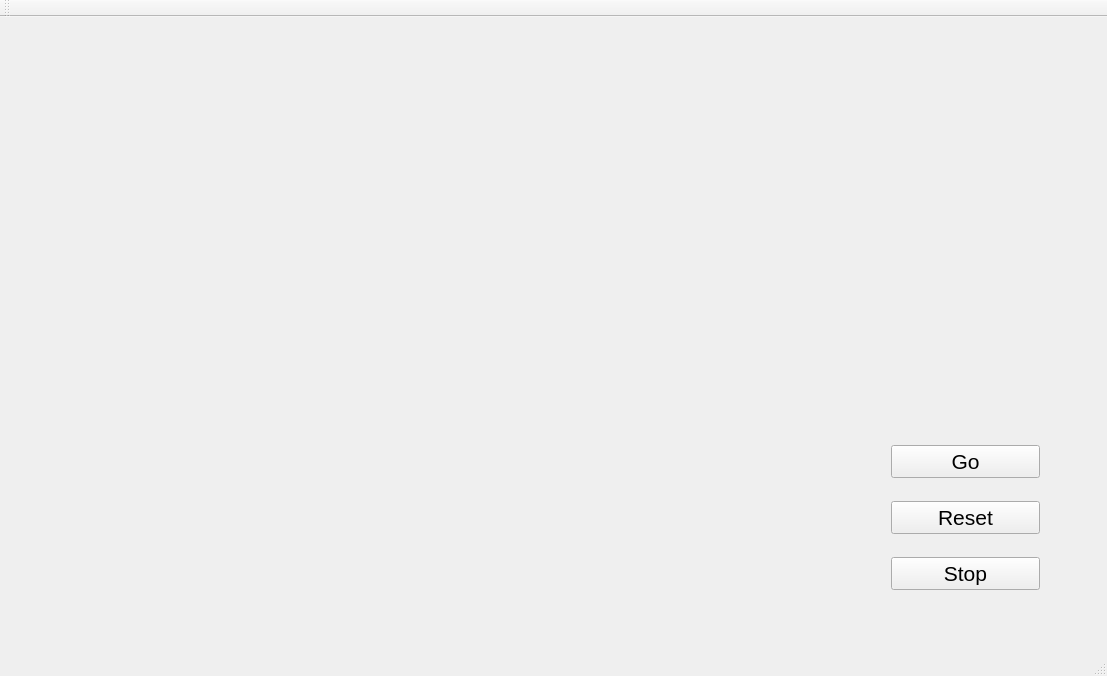
<?xml version="1.0" encoding="UTF-8"?>
<ui version="4.0">
 <class>MainWindow</class>
 <widget class="QMainWindow" name="MainWindow">
  <property name="geometry">
   <rect>
    <x>0</x>
    <y>0</y>
    <width>1107</width>
    <height>676</height>
   </rect>
  </property>
  <property name="windowTitle">
   <string>Cloth Animation</string>
  </property>
  <widget class="QWidget" name="centralWidget">
   <widget class="OpenGLWidget" name="openGLWidget" native="true">
    <property name="geometry">
     <rect>
      <x>20</x>
      <y>20</y>
      <width>801</width>
      <height>601</height>
     </rect>
    </property>
    <property name="font">
     <font>
      <pointsize>16</pointsize>
     </font>
    </property>
   </widget>
   <widget class="QWidget" name="gridLayoutWidget">
    <property name="geometry">
     <rect>
      <x>880</x>
      <y>400</y>
      <width>171</width>
      <height>201</height>
     </rect>
    </property>
    <layout class="QGridLayout" name="gridLayout">
     <item row="1" column="0">
      <widget class="QPushButton" name="button1">
       <property name="font">
        <font>
         <pointsize>16</pointsize>
        </font>
       </property>
       <property name="text">
        <string>Go</string>
       </property>
      </widget>
     </item>
     <item row="3" column="0">
      <widget class="QPushButton" name="button2">
       <property name="font">
        <font>
         <pointsize>16</pointsize>
        </font>
       </property>
       <property name="text">
        <string>Stop</string>
       </property>
      </widget>
     </item>
     <item row="2" column="0">
      <widget class="QPushButton" name="button3">
       <property name="font">
        <font>
         <pointsize>16</pointsize>
        </font>
       </property>
       <property name="text">
        <string>Reset</string>
       </property>
      </widget>
     </item>
    </layout>
   </widget>
  </widget>
  <widget class="QMenuBar" name="menuBar">
   <property name="geometry">
    <rect>
     <x>0</x>
     <y>0</y>
     <width>1107</width>
     <height>21</height>
    </rect>
   </property>
  </widget>
  <widget class="QToolBar" name="mainToolBar">
   <attribute name="toolBarArea">
    <enum>TopToolBarArea</enum>
   </attribute>
   <attribute name="toolBarBreak">
    <bool>false</bool>
   </attribute>
  </widget>
  <widget class="QStatusBar" name="statusBar"/>
 </widget>
 <layoutdefault spacing="6" margin="11"/>
 <customwidgets>
  <customwidget>
   <class>OpenGLWidget</class>
   <extends>QWidget</extends>
   <header location="global">openglwidget.h</header>
   <container>1</container>
   <slots>
    <signal>advanceFrame()</signal>
    <slot>button_go()</slot>
    <slot>button_stop()</slot>
    <slot>button_reset()</slot>
    <slot>box_dampingConstant()</slot>
    <slot>box_restLength()</slot>
    <slot>box_mass()</slot>
    <slot>box_springConstant()</slot>
   </slots>
  </customwidget>
 </customwidgets>
 <resources/>
 <connections>
  <connection>
   <sender>button1</sender>
   <signal>clicked()</signal>
   <receiver>openGLWidget</receiver>
   <slot>button_go()</slot>
   <hints>
    <hint type="sourcelabel">
     <x>929</x>
     <y>593</y>
    </hint>
    <hint type="destinationlabel">
     <x>435</x>
     <y>353</y>
    </hint>
   </hints>
  </connection>
  <connection>
   <sender>button2</sender>
   <signal>clicked()</signal>
   <receiver>openGLWidget</receiver>
   <slot>button_stop()</slot>
   <hints>
    <hint type="sourcelabel">
     <x>1031</x>
     <y>593</y>
    </hint>
    <hint type="destinationlabel">
     <x>435</x>
     <y>353</y>
    </hint>
   </hints>
  </connection>
  <connection>
   <sender>button3</sender>
   <signal>clicked()</signal>
   <receiver>openGLWidget</receiver>
   <slot>button_reset()</slot>
   <hints>
    <hint type="sourcelabel">
     <x>929</x>
     <y>629</y>
    </hint>
    <hint type="destinationlabel">
     <x>435</x>
     <y>353</y>
    </hint>
   </hints>
  </connection>
 </connections>
 <slots>
  <slot>button_go()</slot>
  <slot>button_stop()</slot>
  <slot>box_dampingConstant(float)</slot>
  <slot>box_restLength(float)</slot>
  <slot>box_mass(float)</slot>
  <slot>box_springConstant(float)</slot>
 </slots>
</ui>
